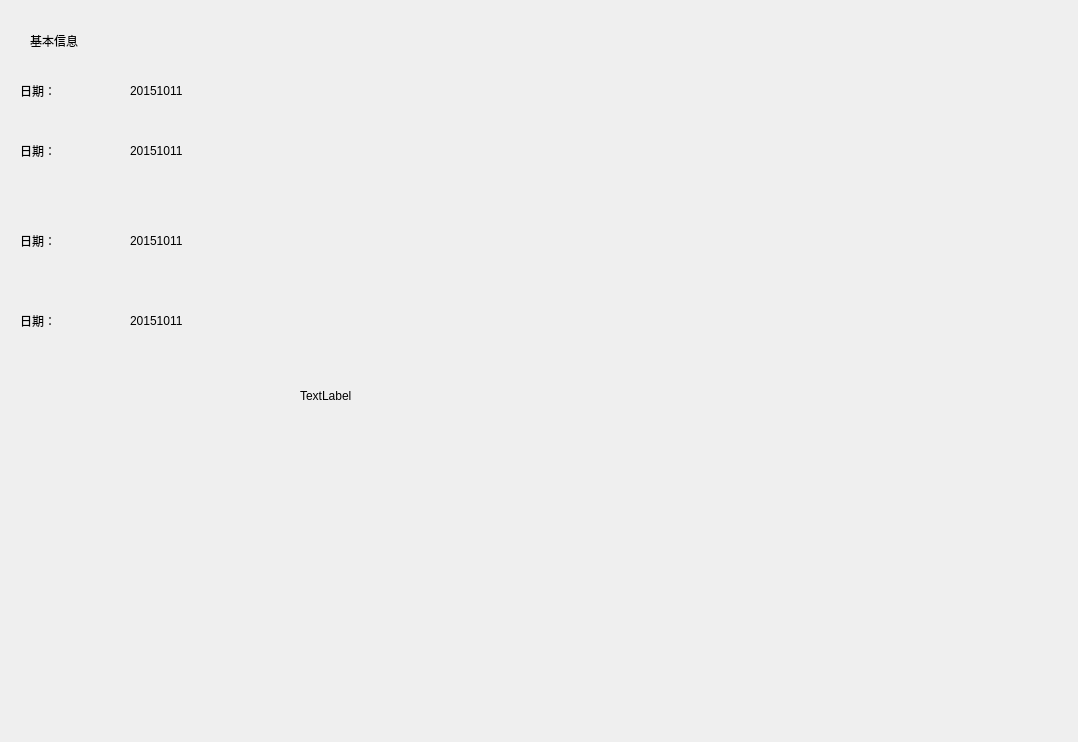
<?xml version="1.0" encoding="UTF-8"?>
<ui version="4.0">
 <class>HistoryPic</class>
 <widget class="QDialog" name="HistoryPic">
  <property name="geometry">
   <rect>
    <x>0</x>
    <y>0</y>
    <width>1078</width>
    <height>742</height>
   </rect>
  </property>
  <property name="windowTitle">
   <string>Dialog</string>
  </property>
  <widget class="QLabel" name="label">
   <property name="geometry">
    <rect>
     <x>300</x>
     <y>90</y>
     <width>761</width>
     <height>611</height>
    </rect>
   </property>
   <property name="text">
    <string>TextLabel</string>
   </property>
  </widget>
  <widget class="QLabel" name="label_2">
   <property name="geometry">
    <rect>
     <x>20</x>
     <y>70</y>
     <width>81</width>
     <height>41</height>
    </rect>
   </property>
   <property name="text">
    <string>日期：</string>
   </property>
  </widget>
  <widget class="QLabel" name="label_3">
   <property name="geometry">
    <rect>
     <x>30</x>
     <y>20</y>
     <width>81</width>
     <height>41</height>
    </rect>
   </property>
   <property name="text">
    <string>基本信息</string>
   </property>
  </widget>
  <widget class="QLabel" name="label_4">
   <property name="geometry">
    <rect>
     <x>130</x>
     <y>70</y>
     <width>81</width>
     <height>41</height>
    </rect>
   </property>
   <property name="text">
    <string>20151011</string>
   </property>
  </widget>
  <widget class="QLabel" name="label_5">
   <property name="geometry">
    <rect>
     <x>130</x>
     <y>130</y>
     <width>81</width>
     <height>41</height>
    </rect>
   </property>
   <property name="text">
    <string>20151011</string>
   </property>
  </widget>
  <widget class="QLabel" name="label_6">
   <property name="geometry">
    <rect>
     <x>20</x>
     <y>130</y>
     <width>81</width>
     <height>41</height>
    </rect>
   </property>
   <property name="text">
    <string>日期：</string>
   </property>
  </widget>
  <widget class="QLabel" name="label_7">
   <property name="geometry">
    <rect>
     <x>130</x>
     <y>220</y>
     <width>81</width>
     <height>41</height>
    </rect>
   </property>
   <property name="text">
    <string>20151011</string>
   </property>
  </widget>
  <widget class="QLabel" name="label_8">
   <property name="geometry">
    <rect>
     <x>20</x>
     <y>220</y>
     <width>81</width>
     <height>41</height>
    </rect>
   </property>
   <property name="text">
    <string>日期：</string>
   </property>
  </widget>
  <widget class="QLabel" name="label_9">
   <property name="geometry">
    <rect>
     <x>130</x>
     <y>300</y>
     <width>81</width>
     <height>41</height>
    </rect>
   </property>
   <property name="text">
    <string>20151011</string>
   </property>
  </widget>
  <widget class="QLabel" name="label_10">
   <property name="geometry">
    <rect>
     <x>20</x>
     <y>300</y>
     <width>81</width>
     <height>41</height>
    </rect>
   </property>
   <property name="text">
    <string>日期：</string>
   </property>
  </widget>
 </widget>
 <resources/>
 <connections/>
</ui>
